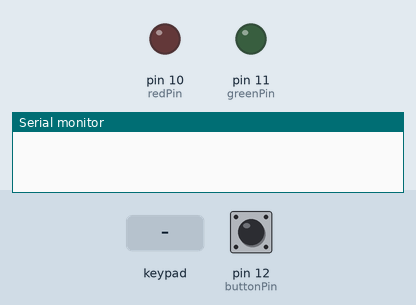
The sketch below on a simulated Arduino Nano, built with avr-gcc and run on an emulated ATmega328P. Shown: output pins drawn as LEDs (lit = HIGH), the last lines printed to the serial monitor. The test bench sets the inputs (shaded band); at power-on: pin 12 (buttonPin) HIGH.

Above: at 1.2 s.
1.3 s: key '#' pressed
At 2.5 s:
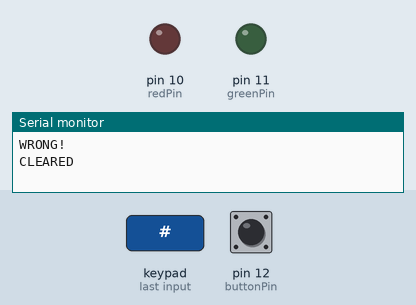
2.9 s: keypad keys 0 0 0 0 # pressed 0.4 s apart
At 5.4 s:
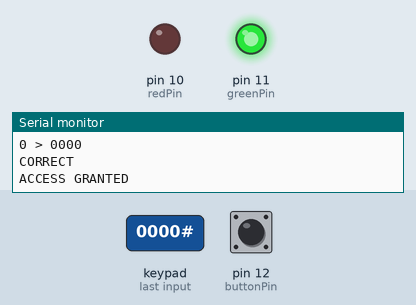
Timing chart, 0 to 9.0 s (numbered marks = the images above; inputs shaded):
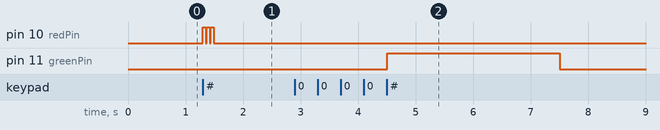

Measured:
- after the input at 1.3 s, pin 10 (redPin): alternates HIGH for 0.05 s and LOW for 0.02 s, 6 changes in all, then stays LOW, starting at once
- after the input at 2.9 s, pin 11 (greenPin): LOW → HIGH after 1.6 s, → LOW 3.0 s later

The sketch:

arduino-nano.ino
```cpp
#include <Keypad.h>

// Pinlänge und Pincode festlegen
const byte PINLENGTH = 4;
char pinCode[PINLENGTH+1] = {'0','0','0','0'};
char keyBuffer[PINLENGTH+1] = {'-','-','-','-'};

// 4x4 Keypad Definition
const byte ROWS = 4;
const byte COLS = 4;

char hexaKeys[ROWS][COLS] = {
  {'1','2','3','A'},
  {'4','5','6','B'},
  {'7','8','9','C'},
  {'*','0','#','D'}
};

byte rowPins[ROWS] = {9, 8, 7, 6};
byte colPins[COLS] = {5, 4, 3, 2};

// LEDs
const int greenPin = 11;
const int redPin = 10;
const int openDelay = 3000;
const int sensePin = 13;

// Button Pin für Capture / Switch
const int buttonPin = 12;

// Zustände merken
bool pinIsCorrect = false;
bool locked = true;
bool lastButtonState = HIGH; // assume pullup
unsigned long closeStart = 0; // wann Switch geschlossen wurde
const unsigned long autoLockTime = 1800000UL; // 30 min in ms (30*60*1000)

// Keypad
Keypad customKeypad = Keypad(makeKeymap(hexaKeys), rowPins, colPins, ROWS, COLS);

void setup() {
  Serial.begin(115200);
  pinMode(greenPin, OUTPUT);
  pinMode(redPin, OUTPUT);
  pinMode(buttonPin, INPUT_PULLUP); // Taster/Switch nach GND
  digitalWrite(greenPin, LOW);
  digitalWrite(redPin, LOW);
}

void loop() {
  // --- Keypad-Abfrage ---
  char customKey = customKeypad.getKey();

  if (customKey) {
    if ((customKey >= '0') && (customKey <= '9')) {
      addToKeyBuffer(customKey);
    }
    else if (customKey == '#') {
      checkKey();
    }
    else if (customKey == 'D' && pinIsCorrect) {
      // Schloss sperren
      lockSystem();
    }
    else if (customKey == '*' || customKey == 'C') {
      clearBuffer();  // Eingabe löschen
    }
  }

  // --- Button/Switch-Abfrage ---
  bool buttonState = digitalRead(buttonPin);

  // Kante erkennen: Button losgelassen
  if (lastButtonState == LOW && buttonState == HIGH) {
    if (!pinIsCorrect) {
      Serial.println("START");
      Serial.println("START");
      Serial.println("START");
      Serial.println("START");
      Serial.println("START");
      Serial.println("START");
      Serial.println("START");
      Serial.println("START");
      Serial.println("START");
      Serial.println("START");
    } else if (pinIsCorrect && locked) {
      Serial.println("START");
      Serial.println("START");
      Serial.println("START");
      Serial.println("START");
      Serial.println("START");
      Serial.println("START");
      Serial.println("START");
      Serial.println("START");
      Serial.println("START");
      Serial.println("START");
    }
  }

  // Wenn Schloss offen UND Switch geschlossen -> Timer starten
  if (pinIsCorrect && !locked) {
    if (buttonState == LOW) {
      // Switch geschlossen
      if (closeStart == 0) {
        closeStart = millis(); // Startzeit merken
      } else {
        // prüfen ob schon 30 Min rum sind
        if (millis() - closeStart >= autoLockTime) {
          Serial.println("AUTO LOCKED (30min timeout)");
          lockSystem();
          closeStart = 0;
        }
      }
    } else {
      // Switch wieder offen -> Timer zurücksetzen
      closeStart = 0;
    }
  }

  lastButtonState = buttonState;
}

// ------------------- Funktionen -------------------
void addToKeyBuffer(char inkey) {
  Serial.print(inkey);
  Serial.print(" > ");
  for (int i=1; i<PINLENGTH; i++) {
    keyBuffer[i-1] = keyBuffer[i];
  }
  keyBuffer[PINLENGTH-1] = inkey;
  Serial.println(keyBuffer);
}

void checkKey() {
  if (strcmp(keyBuffer, pinCode) == 0) {
    Serial.println("CORRECT");
    pinCorrect();
  } else {
    Serial.println("WRONG!");
    pinWrong();
  }
  clearBuffer(); // nach Eingabe automatisch wieder löschen
}

void pinCorrect() {
  pinIsCorrect = true;
  locked = false;
  Serial.println("ACCESS GRANTED");
  digitalWrite(greenPin, HIGH);
  delay(openDelay);
  digitalWrite(greenPin, LOW);
}

void pinWrong() {
  for (int i=0; i<3; i++) {
    digitalWrite(redPin, HIGH);
    delay(50);
    digitalWrite(redPin, LOW);
    delay(20);
  }
  pinIsCorrect = false;
}

void clearBuffer() {
  for (int i=0; i < PINLENGTH; i++) {
    keyBuffer[i] = '-';
  }
  Serial.println("CLEARED");
}

void lockSystem() {
  Serial.println("LOCKED");
  pinIsCorrect = false;
  locked = true;
  digitalWrite(greenPin, LOW);
}
```
